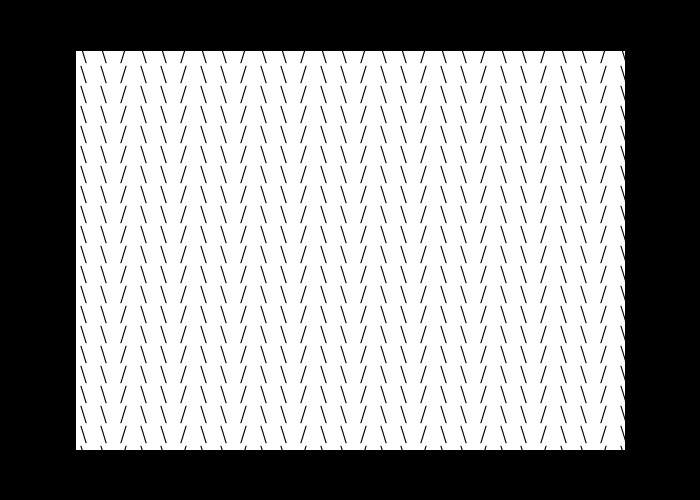
Frame 1 (no input)
Frame 60 (the mouse pressed at the canvas centre just before this capture): identical to frame 1, image omitted
Frame 120 (the mouse held since frame 60 and released just before this capture): identical to frame 1, image omitted

The Processing sketch that drew this single still picture (run headless with seeded random() and noise(); from frame 60 on, the mouse is pressed at the canvas centre):

// Processing sketch: No1
// ── No1.pde
void setup(){
  size(700, 500); 
  background(0); 
}

void draw(){
  //Border Around
    rectMode(CENTER);
    fill(255);
    rect(350,250,550,400);
  
  //Drawing pattern
    textSize(20); 
    fill(0);  
    for(int i = 0; i<=width; i+=2){
      for(int j = 0; j<=height; j+=2){
        if(i % 3== 0){
          text("/", i*10, j*10); 
        }else{
          text("\\", i*10, j*10);
        }
      }
    }
}
